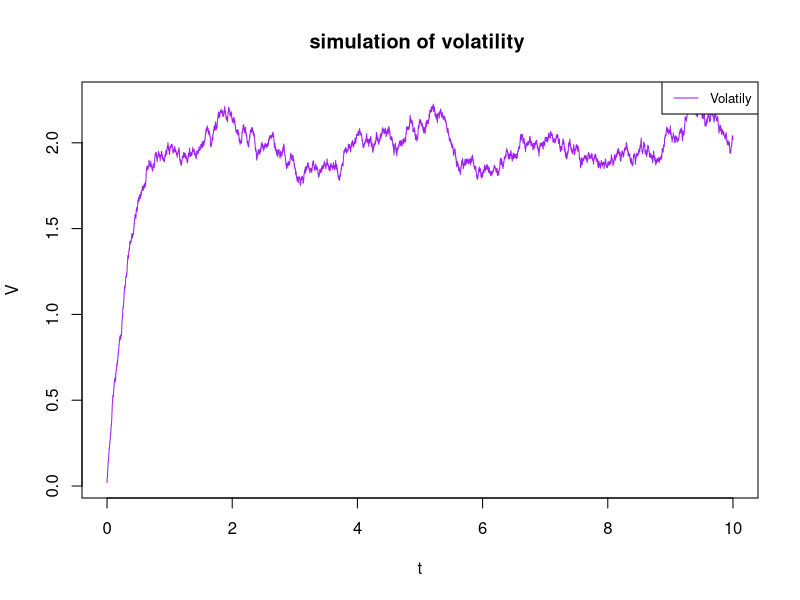
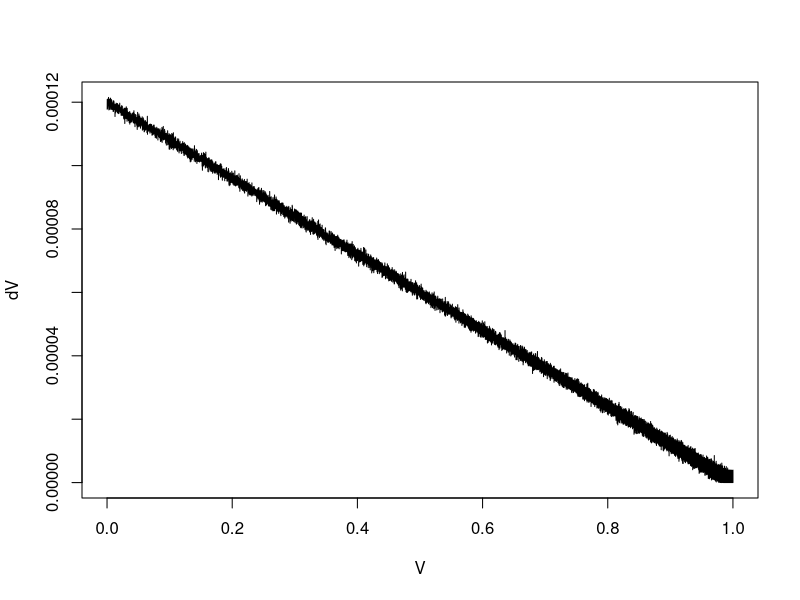
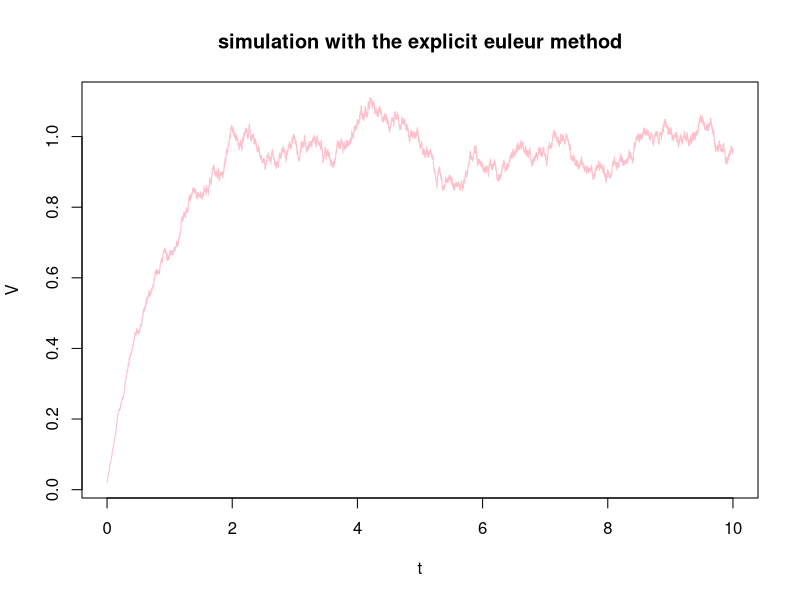

The R source for these figures, in order:
## ---- chunk 1
N=10000
sigma=0.2
eps=rnorm(N+1)
dt=0.001
t=dt*N
v0=0.02
lambda=3
theta=2

V=c()
V[1]=v0
for (i in 1:N){
  V[i+1]=V[i]+(lambda*(theta-V[i])*dt)+(sqrt(dt)*sigma*eps[i])
}
t=seq(0,t,length.out = N+1)
plot(t,V,type='l',col='purple', main='simulation of volatility ')
legend("topright",legend=c("Volatily"),col=c("purple"), lty=1:2, cex=0.8)
## ---- chunk 2
print(paste("the real value of the parameters are=",lambda,"theta=",theta,"sigma=",sigma))
#lambda
a=0
c=0
for (k in 1:N){
  a=a+((theta-V[k])*(V[k+1]-V[k]))
  c=c+(((theta-V[k])**2))
}
 lam_mv=a/(c*(dt))
print(paste("lambda mv =",lam_mv))
#theta
d=V[1]
f=0
for (k in 2:N+1){
  d=d+(V[k])
  f=f+(V[k-1])
}

num=f*(lambda*dt-1)+d
den=N*dt*lambda
theta_mv=num/den
print(paste("theta mv=",theta_mv))

#sigma
l=0
for (k in 2:N+1){
  l=l+(V[k]-(V[k-1]+lambda*(theta-V[k-1])*dt))**2
  
}
sig=sqrt((l/(N*dt)))

print(paste("sigma_mv=",sig))
## ---- chunk 3
N=100000
sigma=0.0001
eps=rnorm(N+1)
dt=0.0001
t=dt*N
v0=0.0
lambda=1.2
theta=1
V=c()
V[1]=v0
for (i in 1:N){
  V[i+1]=V[i]+(lambda*(theta-V[i])*dt)+(sqrt(dt)*sigma*eps[i])
}
dV=c()
dV[1]=V[1]-v0


for (k in 2:N+1){
  dV[k]=abs(V[k]-V[k-1])
}
plot(V,dV,type='l')

## ---- chunk 4
lm=lm(dV ~ V)
coeff=unname(lm$coefficients)
lambda_theta=(coeff[1])/dt
lambda_estim=-(coeff[2])/dt
theta_estim<-lambda_theta/lambda_estim
print(paste("the real value of the parameters are= lambda", lambda,"theta=",theta))
print(paste("lambda estimated by  linear regression =",lambda_estim))

print(paste("theta estimated by linear regression =",theta_estim))

## ---- chunk 5
N=100000
sigma=0.1
eps=rnorm(N+1)
dt=0.0001
t=dt*N
v0=0.02
lambda=1.2
theta=1
V=c()
V[1]=v0
for (i in 1:N){
  V[i+1]=V[i]+lambda*(theta-V[i])*dt+(sqrt(max(V[i],0)*dt)*sigma)*eps[i]
  
}
t=seq(0,t,length.out = N+1)
plot(t,V,type='l',col='pink', main='simulation with the explicit euleur method')
## ---- chunk 6

#lambda
 a=0
  for (k in 2:N+1){
  a=a+(((theta-V[k-1])*(V[k]-V[k-1]))/V[k-1])
  }

  c=0
  for (k in 1:N){
  c=c+(((theta-V[k])**2)/V[k])
  }
  c1=c*dt
  lambda_mv=(a)/(c1)
  print(paste("lambda_mv=",lambda_mv))
#estimation de theta
d=0
f=0


for (k in 2:N+1){
  d=d+(V[k]/V[k-1])
  f=f+(1/V[k-1])
  
}
num=N*(lambda*dt-1)+d
den=dt*lambda*f
theta_mv=num/den
print(paste("theta mv=",theta_mv))
#estimation de sigma
l=0
for (k in 2:N+1){
  l=l+(((V[k]-(V[k-1]+lambda*(theta-V[k-1])*dt))**2)/V[k-1])
  
}
sig1=sqrt(l/(N*dt))
print(paste("sigma_mv=",sig1))
## ---- chunk 7
dt=0.0001
## ---- chunk 8
conv<-function(X){
v0=0.02
lambda=1.2
theta=1
N=X
eps=rnorm(N+1)
t=dt*N
V=c()
V[1]=v0
sig=0.001
print(paste("the real parameters lambda=",lambda,"theta=",theta,"sigma=",sig,"dt=", dt, "N=",N))
#on va utiliser methode explicite pour simuler notre processus
for (i in 1:N){
  V[i+1]=V[i]+lambda*(theta-V[i])*dt+(sqrt(max(V[i],0)*dt)*sig)*eps[i+1]
  
}
param=c()
#estimation de lambda
  a=0
  for (k in 2:N+1){
  a=a+(((theta-V[k-1])*(V[k]-V[k-1]))/V[k-1])
  }

  c=0
  for (k in 1:N){
  c=c+(((theta-V[k])**2)/V[k])
  }
  c1=c*dt
  lambda_mv=(a)/(c1)
  param[1]=lambda_mv
  #print(paste("lambda_mv=",lambda_mv))
  
#estimation de theta
d=0
f=0
for (k in 2:N+1){
  d=d+(V[k]/V[k-1])
  f=f+(1/V[k-1])
  
}
num=N*(lambda*dt-1)+d
den=dt*lambda*f
theta_mv=num/den
param[2]=theta_mv
#print(paste("theta mv=",theta_mv))

#estimation de sigma
l=0
for (k in 2:N+1){
  l=l+(((V[k]-(V[k-1]+lambda*(theta-V[k-1])*dt))**2)/V[k-1])
  
}
sig1=sqrt(l/(N*dt))
param[3]=sig1
#print(paste("sigma_mv=",sig1))
print(paste("for  N=",N,"we have the following estimations : lambda=", param[1]))
print(paste("theta=", param[2],"sigma=",sig1))
}

## ---- chunk 9
vect_N=seq(100,100000,length.out = 100)
for(N in 1:100){
  print(conv(vect_N[N]))
}
## ---- chunk 10
dt=0.01
v0=0.02
lambda=1.2
theta=1
sig=0.1
N=1000000
eps=rnorm(N+1)
t=dt*N
V=c()
V[1]=v0
for (i in 1:N){
  V[i+1]=V[i]+lambda*(theta-V[i])*dt+(sqrt(max(V[i],0)*dt)*sig)*eps[i+1]
  
}
#grace au calcul en haut on peut estimer theta par la moyenne de V
theta_g=mean(V)

lam_g<-((sig**2)*theta)/(2*var(V))
sig1_g<-sqrt((var(V)*2*lambda)/(theta))
print(paste("the real parameters lambda=",lambda,"theta=",theta,"sigma=",sig))
print(paste("we have the following estimations : lambda=", lam_g))
print(paste("theta=",theta_g ,"sigma=",sig1_g))
